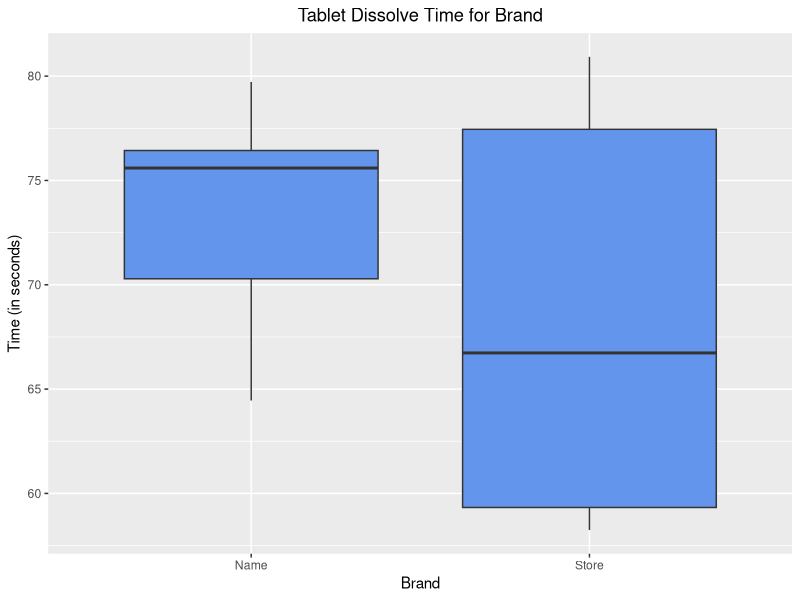
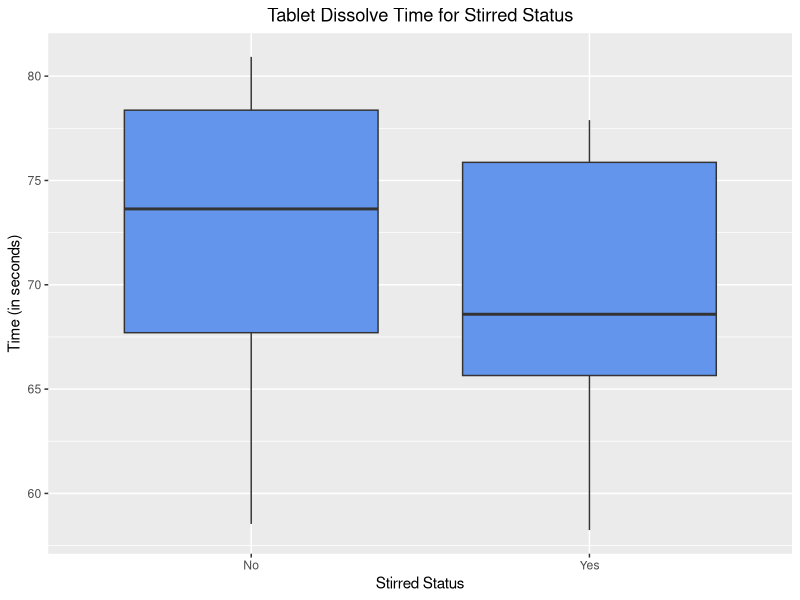
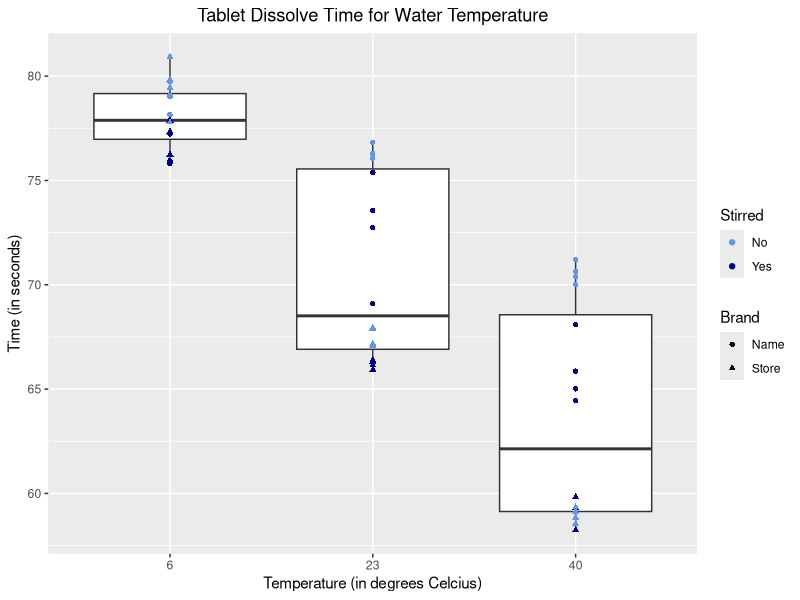
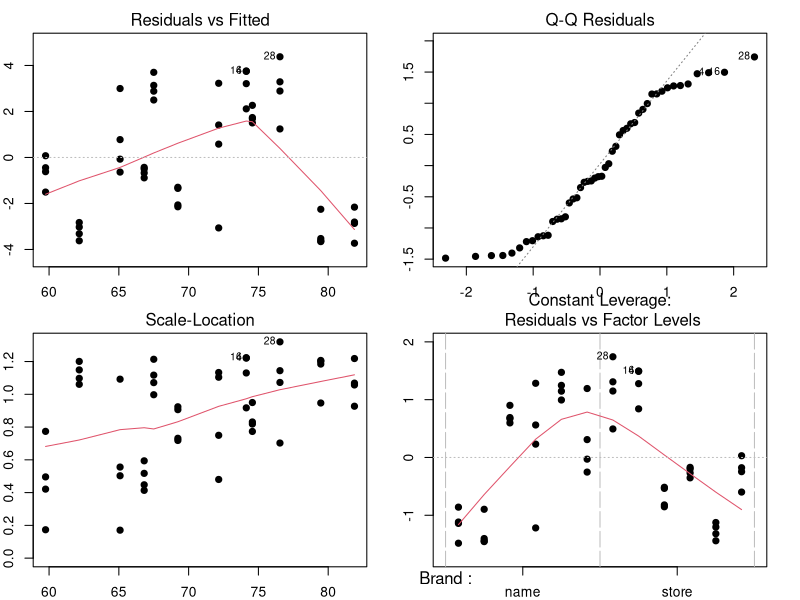
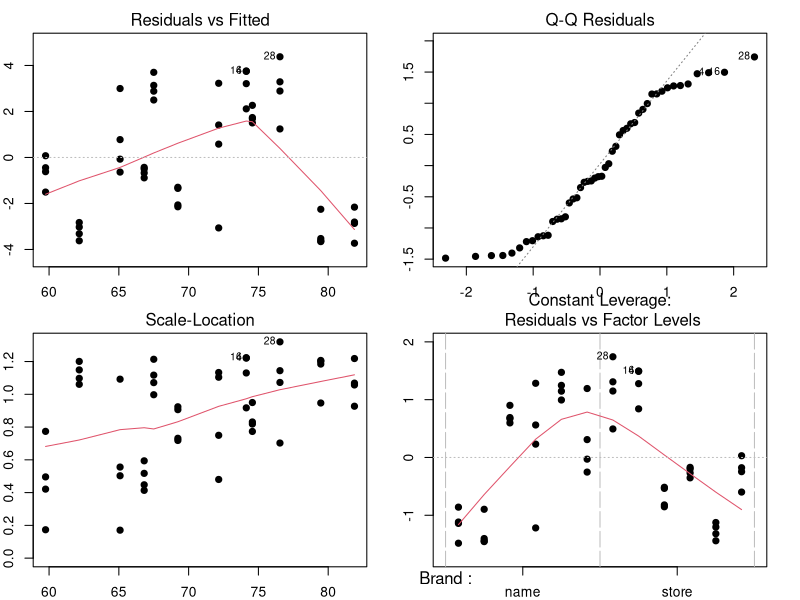
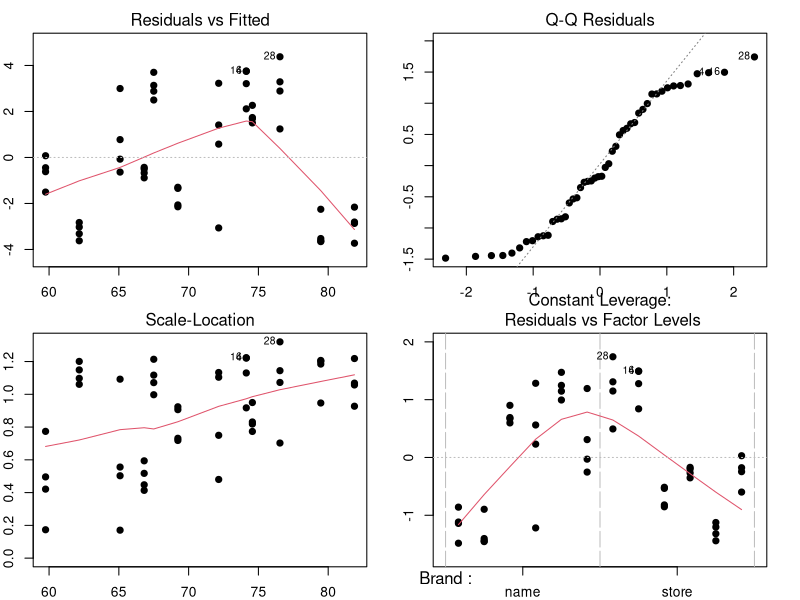

Reproduce these figures in R, in order.
## ---- chunk 1
library(readr)
library(knitr)
library(dplyr)
library(GGally)
library(ggplot2)
knitr::opts_chunk$set(echo = FALSE, message = FALSE)
## ---- chunk 2
data <- read_csv("effervescence.csv")
data$Brand <- as.factor(data$Brand)
data$Stirred <- as.factor(data$Stirred)
data$Temp <- as.factor(data$Temp)
kable(head(data, n = 10), caption = "First 10 Rows of Effervescence Data")
## ---- chunk 3
kable(summary(data), caption = "Summary Stats for Variables", digits = 2)
## ---- chunk 4
ggplot(data, aes(x = Brand, y = Time)) + 
  geom_boxplot(fill = "cornflowerblue") + 
  labs(title = "Tablet Dissolve Time for Brand", x = "Brand", y = "Time (in seconds)") +        scale_x_discrete(labels = c("Name", "Store")) +
  theme(plot.title = element_text(hjust=0.5))
## ---- chunk 5
ggplot(data, aes(x = Stirred, y = Time)) + 
  geom_boxplot(fill = "cornflowerblue") + 
  labs(title = "Tablet Dissolve Time for Stirred Status", x = "Stirred Status", y = "Time (in seconds)") + scale_x_discrete(labels = c("No", "Yes")) +
  theme(plot.title = element_text(hjust=0.5))
## ---- chunk 6
ggplot(data, aes(x = Temp, y = Time)) + 
  geom_boxplot() + 
  geom_point(aes(color = Stirred, shape = Brand)) + 
  labs(title = "Tablet Dissolve Time for Water Temperature", 
       x = "Temperature (in degrees Celcius)", 
       y = "Time (in seconds)") + 
  scale_shape_discrete(labels = c("Name", "Store")) + 
  scale_color_manual(values = c("cornflowerblue", "blue4"), labels = c("No", "Yes")) +
  theme(plot.title = element_text(hjust=0.5))
## ---- chunk 7
amod <- aov(Time ~ Brand + Temp + Stirred, data = data)
par(mfrow = c(2,2), mar = c(2, 2, 2, 2))
plot(amod, pch = 19)
par(mfrow = c(1,1), mar = c(5.1, 4.1, 4.1, 2.1))
summary(amod)
## ---- chunk 8
amodint <- aov(Time ~ Brand*Temp*Stirred, data = data)
par(mfrow = c(2,2), mar = c(2, 2, 2, 2))
plot(amod, pch = 19)
par(mfrow = c(1,1), mar = c(5.1, 4.1, 4.1, 2.1))
summary(amodint)
## ---- chunk 9
amodint <- aov(Time ~ Brand + Temp + Stirred + Brand:Temp + Brand:Stirred, data = data)
par(mfrow = c(2,2), mar = c(2, 2, 2, 2))
plot(amod, pch = 19)
par(mfrow = c(1,1), mar = c(5.1, 4.1, 4.1, 2.1))
summary(amodint)
